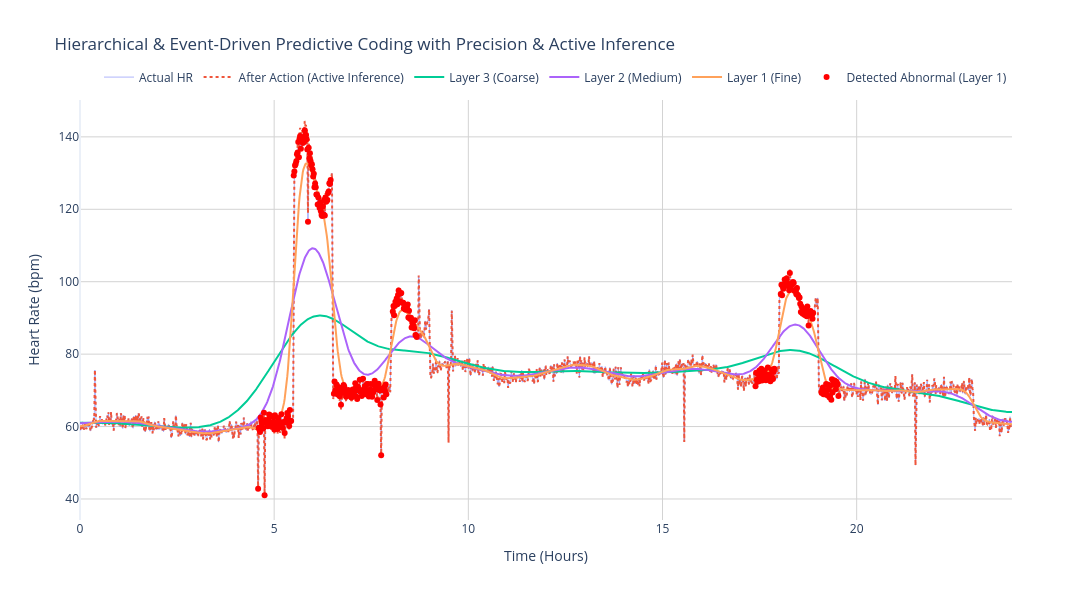

Notebook cell for this chart:
### Code cell
import numpy as np
import plotly.graph_objects as go
from scipy.ndimage import gaussian_filter1d

# =======================
# 1. Generate Synthetic Heartbeat Data (Full-Day Simulation)
# =======================
np.random.seed(42)
minutes_per_day = 24 * 60
time = np.linspace(0, 24, minutes_per_day)  # in hours
hr = np.zeros_like(time)

# Morning exercise (5:30–6:30 AM)
exercise_mask = (time >= 5.5) & (time < 6.5)
hr[exercise_mask] = 130 + 10 * np.sin(np.linspace(0, 2*np.pi, exercise_mask.sum()))

# Commute (8:00–9:00 AM and 6:00–7:00 PM)
commute_mask1 = (time >= 8.0) & (time < 9.0)
commute_mask2 = (time >= 18.0) & (time < 19.0)
hr[commute_mask1] = 90 + 5 * np.sin(np.linspace(0, 2*np.pi, commute_mask1.sum()))
hr[commute_mask2] = 95 + 5 * np.sin(np.linspace(0, 2*np.pi, commute_mask2.sum()))

# Office work (9:00 AM–6:00 PM)
office_mask = (time >= 9.0) & (time < 18.0)
hr[office_mask] = 75 + 2 * np.sin(np.linspace(0, 6*np.pi, office_mask.sum()))

# Sleep (11:00 PM–5:30 AM)
sleep_mask = (time >= 23.0) | (time < 5.5)
hr[sleep_mask] = 60 + 1.5 * np.sin(np.linspace(0, 3*np.pi, sleep_mask.sum()))

# Remaining = resting
rest_mask = (hr == 0)
hr[rest_mask] = 70 + np.random.normal(0, 1, rest_mask.sum())

# Add noise and simulate occasional random spikes as abnormal events
hr += np.random.normal(0, 1.2, len(hr))
abnormal_indices = np.random.choice(len(hr), size=10, replace=False)
hr[abnormal_indices] += np.random.choice([15, -20], size=10)

# =======================
# 2. Predictive Coding Configuration
# =======================
# Define hierarchical layers with smoothing, threshold, and precision
layers = [
    {"name": "Layer 3 (Coarse)", "sigma": 60, "threshold": 8},
    {"name": "Layer 2 (Medium)", "sigma": 30, "threshold": 5},
    {"name": "Layer 1 (Fine)",   "sigma": 10, "threshold": 3},
]

# Initialize predictions and errors
for layer in layers:
    layer["pred"] = gaussian_filter1d(hr, sigma=layer["sigma"])
    layer["error"] = hr - layer["pred"]
    # Estimate precision = 1 / variance of error
    layer["precision"] = 1.0 / (np.var(layer["error"]) + 1e-6)

# Active inference baseline (initial copy of hr)
hr_estimate = hr.copy()

# Learning rate for refining
lr = 0.05

# =======================
# 3. One pass Predictive Coding Update
# =======================
for layer in layers:
    # Event-driven update: only where |error| > threshold
    mask = np.abs(layer["error"]) > layer["threshold"]
    
    # Precision-weighted correction
    correction = lr * layer["precision"] * layer["error"] * mask
    
    # Update prediction
    layer["pred"][mask] += correction[mask]
    
    # Recompute error after update
    layer["error"] = hr_estimate - layer["pred"]
    
    # Feedback: set estimate for next finer layer or final
    hr_estimate = layer["pred"]

# Active Inference: adjust observed hr_estimate closer to final prediction
action_gain = 0.1
action = action_gain * layers[-1]["error"]  # use top error to act
hr_corrected = hr - action  # simulate environment adjustment

# =======================
# 4. Plotting
# =======================
fig = go.Figure()

# Actual vs corrected
fig.add_trace(go.Scatter(x=time, y=hr, mode='lines', name='Actual HR',
                         line=dict(width=1), opacity=0.5))
fig.add_trace(go.Scatter(x=time, y=hr_corrected, mode='lines', name='After Action (Active Inference)',
                         line=dict(width=2, dash='dot')))

# Predictions at each layer
for layer in layers:
    fig.add_trace(go.Scatter(x=time, y=layer["pred"], mode='lines', name=layer["name"]))

# Mark abnormal events detected at fine layer
abnormals = np.abs(layers[2]["error"]) > layers[2]["threshold"]
fig.add_trace(go.Scatter(x=time[abnormals], y=hr[abnormals], mode='markers',
                         name='Detected Abnormal (Layer 1)', marker=dict(size=6, color='red')))

fig.update_layout(
    title='Hierarchical & Event-Driven Predictive Coding with Precision & Active Inference',
    xaxis_title='Time (Hours)', yaxis_title='Heart Rate (bpm)',
    template='plotly_white', width=1400, height=600,
    legend=dict(orientation='h', yanchor='bottom', y=1.02, xanchor='right', x=1)
)
fig.update_xaxes(showgrid=True, gridcolor='LightGray')
fig.update_yaxes(showgrid=True, gridcolor='LightGray')

fig.show()

### Figure 1 — Plotly figure (JSON) as saved in the notebook; plotly's stock layout.template omitted (floating-point values rounded to 4 significant figures; data arrays with more than 128 entries replaced by an {"elided": "..."} marker saying what was removed)
{"data": [{"line": {"width": 1}, "mode": "lines", "name": "Actual HR", "opacity": 0.5, "type": "scatter", "x": {"elided": "1440 float values"}, "y": {"elided": "1440 float values"}}, {"line": {"dash": "dot", "width": 2}, "mode": "lines", "name": "After Action (Active Inference)", "type": "scatter", "x": {"elided": "1440 float values"}, "y": {"elided": "1440 float values"}}, {"mode": "lines", "name": "Layer 3 (Coarse)", "type": "scatter", "x": {"elided": "1440 float values"}, "y": {"elided": "1440 float values"}}, {"mode": "lines", "name": "Layer 2 (Medium)", "type": "scatter", "x": {"elided": "1440 float values"}, "y": {"elided": "1440 float values"}}, {"mode": "lines", "name": "Layer 1 (Fine)", "type": "scatter", "x": {"elided": "1440 float values"}, "y": {"elided": "1440 float values"}}, {"marker": {"color": "red", "size": 6}, "mode": "markers", "name": "Detected Abnormal (Layer 1)", "type": "scatter", "x": {"elided": "338 float values"}, "y": {"elided": "338 float values"}}], "layout": {"height": 600, "legend": {"orientation": "h", "x": 1, "xanchor": "right", "y": 1.02, "yanchor": "bottom"}, "title": {"text": "Hierarchical & Event-Driven Predictive Coding with Precision & Active Inference"}, "width": 1400, "xaxis": {"gridcolor": "LightGray", "showgrid": true, "title": {"text": "Time (Hours)"}}, "yaxis": {"gridcolor": "LightGray", "showgrid": true, "title": {"text": "Heart Rate (bpm)"}}}}
